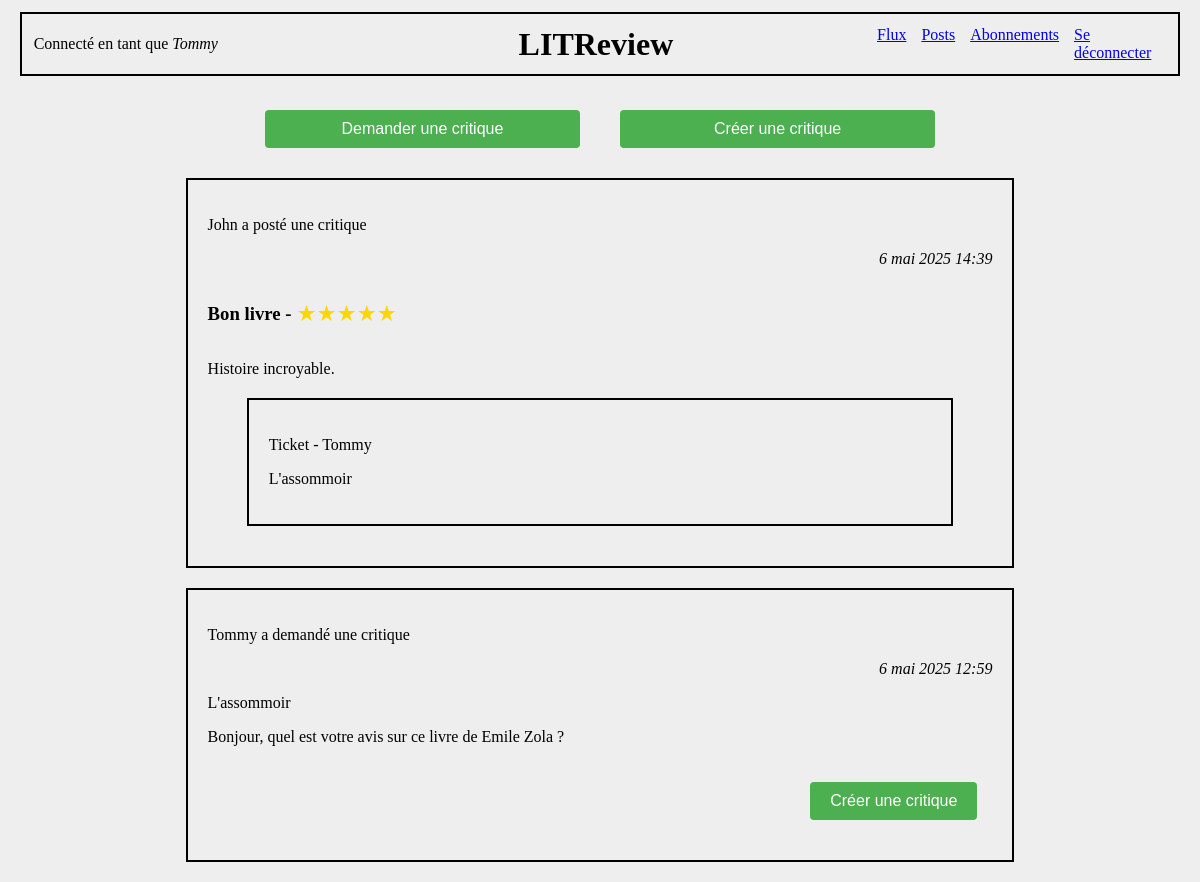
The page /flux/ (signed in) on the database its author committed.
### authentication/models.py (models this page shows)
class User(AbstractUser):
    profile_photo = models.ImageField(verbose_name='Photo de profil', null=True)

### appli/models.py (models this page shows)
class Review(models.Model):
    ticket = models.ForeignKey(to=Ticket, on_delete=models.CASCADE)
    rating = models.PositiveSmallIntegerField(
        validators=[MinValueValidator(0), MaxValueValidator(5)])
    headline = models.CharField(max_length=128)
    body = models.CharField(max_length=8192, blank=True)
    user = models.ForeignKey(
        to=settings.AUTH_USER_MODEL, on_delete=models.CASCADE)
    time_created = models.DateTimeField(auto_now_add=True)

class Ticket(models.Model):
    title = models.CharField(max_length=128)
    description = models.TextField(max_length=2048)
    user = models.ForeignKey(
        to=settings.AUTH_USER_MODEL, on_delete=models.CASCADE)
    image = models.ImageField(null=True, blank=True)
    time_created = models.DateTimeField(auto_now_add=True)

### appli/views.py (the view)
# urls.py: path('flux/', appli.views.flux, name='flux'),
@login_required
def flux(request):
    current_user = request.user
    tickets = models.Ticket.objects.all()
    reviews = models.Review.objects.all()
    followed = models.UserFollows.objects.filter(user=current_user).values_list('followed_user', flat=True)
    tickets = models.Ticket.objects.filter(
        Q(user=current_user) |  # Tickets créés par l'utilisateur connecté
        Q(user__in=followed)  # OU créés par les utilisateurs suivis
    )
    reviews = models.Review.objects.filter(
        Q(user=current_user) |  # Reviews créés par l'utilisateur connecté
        Q(user__in=followed) |  # OU créées par les utilisateurs suivis
        Q(ticket__user=current_user)  # OU dont le ticket a été créé par l'utilisateur connecté
    )
    posts = list(chain(tickets, reviews))
    posts.sort(key=lambda x: x.time_created, reverse=True)
    context = {
        'posts': posts,
    }
    return render(request, 'appli/flux.html', context=context)

### appli/templatetags/custom_filters.py (called while the page is built)
@register.filter
def get_class(value):
    return value.__class__.__name__

### appli/templates/appli/flux.html (shortened to what this page needs)
{% extends 'base_connected.html' %}
{% load custom_filters %}
{% block content %}
    <div class="div_margins div_flex">
        <a href="{% url 'ticket' %}" class="large_button">Demander une critique</a>
        <a href="{% url 'review' %}" class="large_button">Créer une critique</a>
    </div>
    {% for post in posts %}
        <div class="div_border">
            {% if post|get_class == 'Ticket' %}
                <p>{{ post.user.username }} a demandé une critique</p>
                <p class="align-date-right"><i>{{ post.time_created }}</i></p>
                <p>{{ post.title }}</p>
                <p>{{ post.description }}</p>
                <div class="align-right">
                    <a href="{% url 'response' post.id %}" class="button">Créer une critique</a>
                </div>
            {% elif post|get_class == 'Review' %}
                <p>{{ post.user.username }} a posté une critique</p>
                <p class="align-date-right"><i>{{ post.time_created }}</i></p>
                <div class="rating-container">
                    <span><h3 class="h3-margin-right">{{ post.headline }} - </h3></span>
                    {% for i in "12345" %}
                        {% if forloop.counter <= post.rating %}
                            <span class="star filled">★</span>
                        {% else %}
                            <span class="star empty">★</span>
                        {% endif %}
                    {% endfor %}
                </div>
                <p>{{ post.body }}</p>
                <div class="div_border_internal">
                    <p>Ticket - {{ post.ticket.user.username }}</p>
                    <p>{{ post.ticket.title }}</p>
                </div>
            {% endif %}
        </div>
    {% endfor %}
{% endblock content %}

### templates/base_connected.html (shortened to what this page needs)
{% load static %}
<html>
    <head>
        <link rel="stylesheet" href="{% static 'styles.css' %}">
    </head>
    <body class="background-color">
        <div class="base-border">
            <div class="header-container">
                <div class="left-space">
                    Connecté en tant que <i>{{ user.username }}</i>
                </div>
                <h1 class="title">LITReview</h1>
                <div class="nav-links">
                    <a href="{% url 'flux' %}">Flux</a>
                    <a href="{% url 'post_list' %}">Posts</a>
                    <a href="{% url 'subscriptions' %}">Abonnements</a>
                    <a href="{% url 'logout' %}">Se déconnecter</a></p>
                </div>
            </div>
        </div>
        {% block content %}{% endblock content %}
    </body>
</html>

### static/styles.css (style rules this page uses)
.base-border { border-width:2px; border-style:solid; border-color:black; margin-left: 1%; margin-right: 1%; margin-top: 1%; margin-bottom: 2%; padding: 1%; }
.div_border { margin-left: 15%; margin-right: 15%; margin-top: 20px; margin-bottom: 20px; padding: 20px; border-width:2px; border-style:solid; border-color:black; }
.div_border_internal { margin-left: 5%; margin-right: 5%; margin-top: 20px; margin-bottom: 20px; padding: 20px; border-width:2px; border-style:solid; border-color:black; }
.div_margins { margin-left: 20%; margin-right: 20%; }
.div_flex { display: flex; justify-content: space-between; align-items: center; }
.button { display: inline-block; padding: 10px 20px; margin: 10px 5px; background-color: #4CAF50; color: white; text-decoration: none; border-radius: 4px; border: none; cursor: pointer; font-family: Arial, sans-serif; font-size: 16px; transition: background-color 0.3s; }
.large_button { display: inline-block; padding: 10px 20px; margin: 10px 20px; width: 40%; background-color: #4CAF50; color: white; text-decoration: none; border-radius: 4px; border: none; cursor: pointer; font-family: Arial, sans-serif; font-size: 16px; transition: background-color 0.3s; text-align:center }
.header-container { display: flex; align-items: center; position: relative; }
.left-space { width: 0; flex: 1; }
.title { text-align: center; margin: 0; flex: 2; }
.nav-links { display: flex; gap: 15px; flex: 1; justify-content: flex-end; }
.align-right { display: flex; justify-content: flex-end; padding: 10px; }
.rating-container { display: flex; align-items: center; }
.star { font-size: 1.4em; }
.filled { color: gold; }
.h3-margin-right { margin-right: 5px; }
.align-date-right { display: flex; justify-content: flex-end; }
.background-color { background-color: #eee; }

### rows shown on the page
User: username "Tommy"
Review: user.username "John", time_created "6 mai 2025 14:39", headline "Bon livre", rating 5 (drawn), body "Histoire incroyable.", ticket.user.username "Tommy", ticket "L'assommoir"
Ticket: user.username "Tommy", time_created "6 mai 2025 12:59", title "L'assommoir", description "Bonjour, quel est votre avis sur ce livre de Emile Zola ?"
